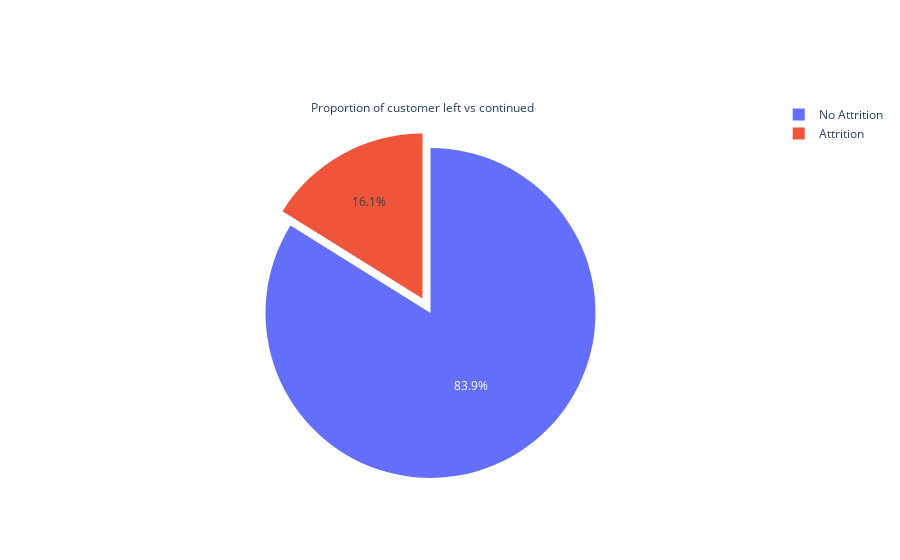

Here is the notebook cell this chart was saved with:
### Code cell
# Attrition vs non-attrition

labels = ['Attrition', 'No Attrition']
values = [df.Attrition[df['Attrition']=='Yes'].count(), df.Attrition[df['Attrition']=='No'].count()]

fig = go.Figure(data=[go.Pie(labels=labels, values=values, pull=[0, 0.1], title='Proportion of customer left vs continued')])
fig.show()

### Figure 1 — Plotly figure (JSON) as saved in the notebook; plotly's stock layout.template omitted (floating-point values rounded to 4 significant figures)
{"data": [{"labels": ["Attrition", "No Attrition"], "pull": [0, 0.1], "title": {"text": "Proportion of customer left vs continued"}, "type": "pie", "values": [237, 1233]}], "layout": {}}
